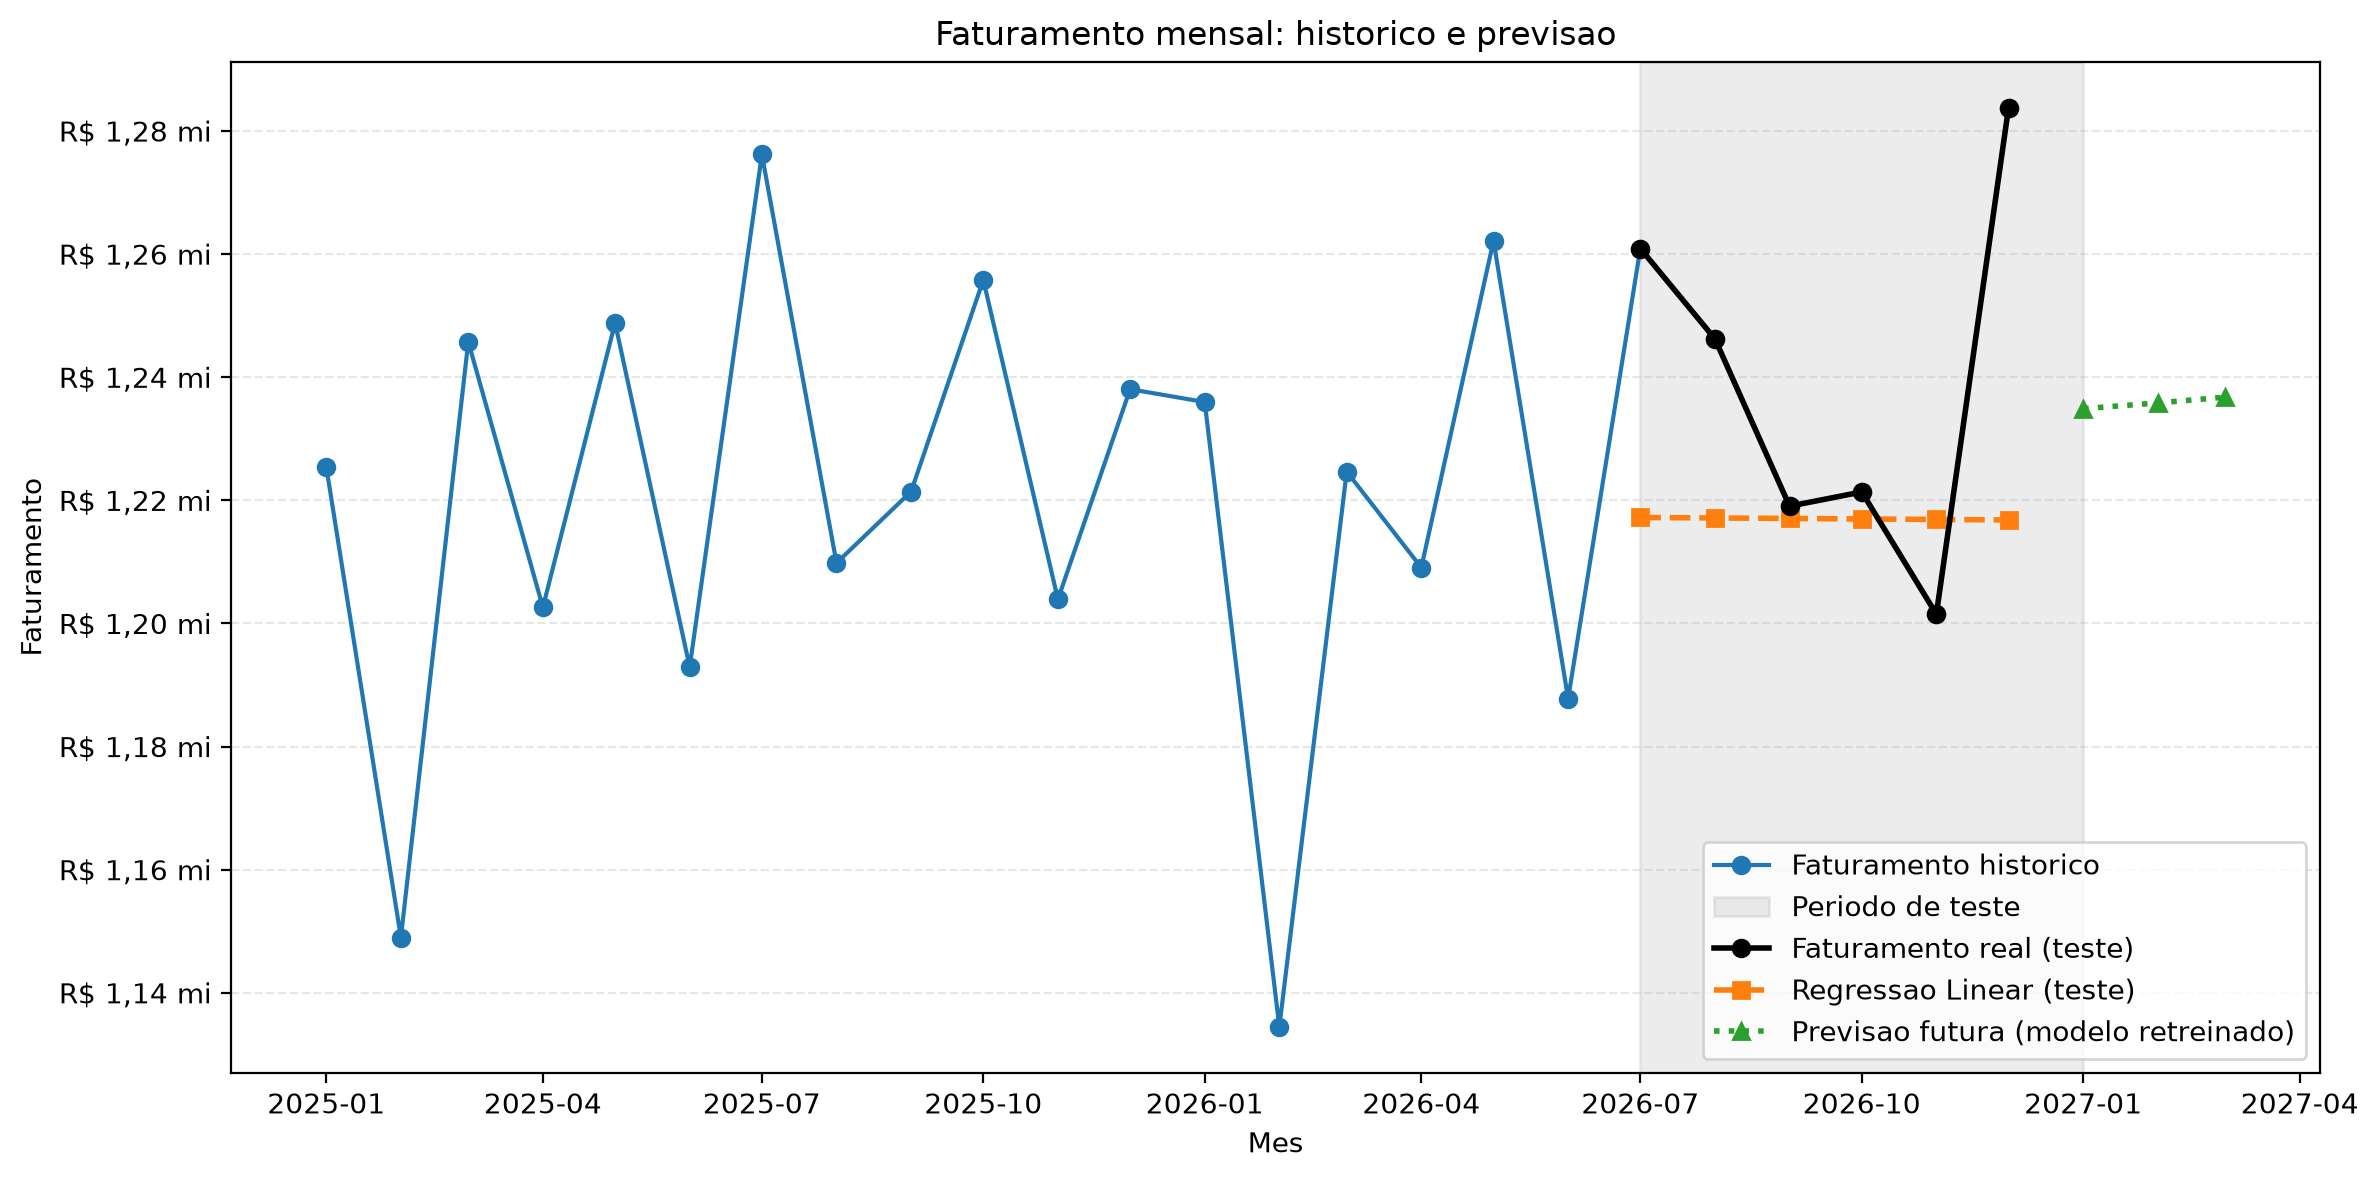

Python code for this plot:


import getpass
from pathlib import Path

import matplotlib.pyplot as plt
import pandas as pd
import psycopg2
from sklearn.linear_model import LinearRegression
from sklearn.metrics import mean_absolute_error, mean_squared_error
from sklearn.pipeline import make_pipeline
from sklearn.preprocessing import StandardScaler


# ============================================================
# CONFIGURACOES
# ============================================================

DB_CONFIG = {
    "host": "localhost",
    "port": 5432,
    "dbname": "analise_vendas",
    "user": "postgres",
}

PASTA_SAIDA = Path(__file__).resolve().parent


# ============================================================
# EXTRACAO DOS DADOS DO POSTGRESQL
# ============================================================

def extrair_faturamento_mensal():
    senha = getpass.getpass("Senha do PostgreSQL: ")

    consulta = """
        SELECT
            DATE_TRUNC('month', p.data_pedido)::date AS mes,
            SUM(
                ip.quantidade * ip.preco_unitario
                * (1 - ip.desconto / 100.0)
            ) AS faturamento
        FROM itens_pedido ip
        JOIN pedidos p
            ON p.id_pedido = ip.id_pedido
        WHERE p.status = 'concluido'
        GROUP BY DATE_TRUNC('month', p.data_pedido)
        ORDER BY mes;
    """

    with psycopg2.connect(
        **DB_CONFIG,
        password=senha
    ) as conexao:
        with conexao.cursor() as cursor:
            cursor.execute(consulta)
            linhas = cursor.fetchall()
            colunas = [item[0] for item in cursor.description]

    df = pd.DataFrame(linhas, columns=colunas)

    if df.empty:
        raise ValueError(
            "A consulta nao retornou dados de faturamento."
        )

    df["mes"] = pd.to_datetime(df["mes"])
    df["faturamento"] = pd.to_numeric(df["faturamento"])

    # Garantir a ordem cronologica e remover indices antigos
    df = df.sort_values("mes").reset_index(drop=True)

    return df


# ============================================================
# TREINAMENTO E AVALIACAO DO MODELO
# ============================================================

def avaliar_modelo(df):
    # Indice temporal: 0, 1, 2, ..., 23
    X = pd.DataFrame({
        "mes_indice": range(len(df))
    })

    y = df["faturamento"]

    # Reservar os ultimos 6 meses para teste
    limite_treino = len(df) - 6

    X_treino = X.iloc[:limite_treino]
    y_treino = y.iloc[:limite_treino]

    X_teste = X.iloc[limite_treino:]
    y_teste = y.iloc[limite_treino:]

    # Modelo de regressao linear
    modelo = make_pipeline(
        StandardScaler(),
        LinearRegression()
    )

    modelo.fit(X_treino, y_treino)

    previsoes_modelo = modelo.predict(X_teste)

    # Modelo de referencia: repetir o ultimo valor do treino
    previsoes_referencia = [
        y_treino.iloc[-1]
    ] * len(y_teste)

    # Comparacao dos valores reais e previstos
    resultados = pd.DataFrame({
        "mes": df["mes"].iloc[limite_treino:].values,
        "real": y_teste.values,
        "regressao_linear": previsoes_modelo,
        "referencia_ultimo_mes": previsoes_referencia,
    })

    # Erros absolutos e percentuais
    resultados["erro_absoluto"] = (
        resultados["real"] - resultados["regressao_linear"]
    ).abs()

    resultados["erro_percentual"] = (
        resultados["erro_absoluto"]
        / resultados["real"].abs().replace(0, float("nan"))
    ) * 100

    # Exibir tabela sem aplicar arredondamento a datas
    print("\n=== COMPARACAO: VALORES REAIS X PREVISTOS ===")

    tabela_resultados = resultados.copy()
    tabela_resultados["mes"] = (
        tabela_resultados["mes"].dt.strftime("%Y-%m-%d")
    )

    colunas_numericas = [
        "real",
        "regressao_linear",
        "referencia_ultimo_mes",
        "erro_absoluto",
        "erro_percentual",
    ]

    tabela_resultados[colunas_numericas] = (
        tabela_resultados[colunas_numericas].round(2)
    )

    print(tabela_resultados.to_string(index=False))

    # Salvar resultados da avaliacao
    arquivo_csv = PASTA_SAIDA / "resultados_avaliacao.csv"

    resultados.to_csv(
        arquivo_csv,
        index=False,
        encoding="utf-8-sig"
    )

    print(f"\nResultados salvos em: {arquivo_csv}")

    # Calcular metricas
    mae_modelo = mean_absolute_error(
        y_teste,
        previsoes_modelo
    )

    rmse_modelo = mean_squared_error(
        y_teste,
        previsoes_modelo
    ) ** 0.5

    mae_referencia = mean_absolute_error(
        y_teste,
        previsoes_referencia
    )

    rmse_referencia = mean_squared_error(
        y_teste,
        previsoes_referencia
    ) ** 0.5

    erro_percentual_medio = (
        resultados["erro_percentual"].mean()
    )

    print("\n=== METRICAS DE AVALIACAO ===")
    print(f"MAE - Regressao linear: R$ {mae_modelo:,.2f}")
    print(f"RMSE - Regressao linear: R$ {rmse_modelo:,.2f}")
    print(f"MAE - Referencia: R$ {mae_referencia:,.2f}")
    print(f"RMSE - Referencia: R$ {rmse_referencia:,.2f}")
    print(
        "Erro percentual absoluto medio: "
        f"{erro_percentual_medio:.2f}%"
    )

    # Comparar o MAE com a referencia
    if mae_referencia > 0:
        melhoria = (
            (mae_referencia - mae_modelo) / mae_referencia
        ) * 100

        print(
            "Reducao do MAE em relacao a referencia: "
            f"{melhoria:.2f}%"
        )

    # Treinar novamente com todos os meses para previsao futura
    modelo_final = make_pipeline(
        StandardScaler(),
        LinearRegression()
    )

    modelo_final.fit(X, y)

    X_futuro = pd.DataFrame({
        "mes_indice": range(len(df), len(df) + 3)
    })

    previsoes_futuras = modelo_final.predict(X_futuro)

    meses_futuros = pd.date_range(
        start=df["mes"].max() + pd.offsets.MonthBegin(1),
        periods=3,
        freq="MS"
    )

    futuro = pd.DataFrame({
        "mes": meses_futuros,
        "faturamento_previsto": previsoes_futuras
    })

    print("\n=== PREVISAO EXPLORATORIA DOS PROXIMOS 3 MESES ===")

    tabela_futuro = futuro.copy()
    tabela_futuro["mes"] = (
        tabela_futuro["mes"].dt.strftime("%Y-%m-%d")
    )
    tabela_futuro["faturamento_previsto"] = (
        tabela_futuro["faturamento_previsto"].round(2)
    )

    print(tabela_futuro.to_string(index=False))

    return resultados, futuro


# ============================================================
# GERACAO DO GRAFICO
# ============================================================


def gerar_grafico(df, resultados, futuro):
    from matplotlib.ticker import FuncFormatter

    arquivo_saida = PASTA_SAIDA / "previsao_faturamento.png"

    fig, ax = plt.subplots(figsize=(12, 6))

    # Faturamento historico completo
    ax.plot(
        df["mes"],
        df["faturamento"],
        marker="o",
        linewidth=1.5,
        label="Faturamento historico",
        zorder=3
    )

    # Periodo reservado para teste
    inicio_teste = resultados["mes"].min()
    fim_teste = resultados["mes"].max()
    fim_faixa = fim_teste + pd.offsets.MonthBegin(1)

    ax.axvspan(
        inicio_teste,
        fim_faixa,
        color="gray",
        alpha=0.15,
        label="Periodo de teste",
        zorder=1
    )

    # Valores reais apenas no periodo de teste
    ax.plot(
        resultados["mes"],
        resultados["real"],
        marker="o",
        linestyle="-",
        linewidth=2,
        color="black",
        label="Faturamento real (teste)",
        zorder=5
    )

    # Previsoes da regressao linear no periodo de teste
    ax.plot(
        resultados["mes"],
        resultados["regressao_linear"],
        marker="s",
        linestyle="--",
        linewidth=2,
        color="tab:orange",
        label="Regressao Linear (teste)",
        zorder=4
    )
    # Previsao futura usando o modelo retreinado com todo o historico
    ax.plot(
        futuro["mes"],
        futuro["faturamento_previsto"],
        marker="^",
        linestyle=":",
        linewidth=2,
        color="tab:green",
        label="Previsao futura (modelo retreinado)",
        zorder=4
    )

    # Formatar o eixo Y em milhoes de reais
    ax.yaxis.set_major_formatter(
        FuncFormatter(
            lambda valor, pos: (
                f"R$ {valor / 1_000_000:.2f} mi"
            ).replace(".", ",")
        )
    )

    ax.set_title("Faturamento mensal: historico e previsao")
    ax.set_xlabel("Mes")
    ax.set_ylabel("Faturamento")
    ax.grid(axis="y", linestyle="--", alpha=0.3)
    ax.legend(loc="best")

    fig.tight_layout()

    fig.savefig(
        arquivo_saida,
        dpi=200,
        bbox_inches="tight"
    )

    print(f"\nGrafico salvo em: {arquivo_saida}")

    plt.show()



# ============================================================
# EXECUCAO PRINCIPAL
# ============================================================

def main():
    try:
        df = extrair_faturamento_mensal()

        if len(df) < 8:
            print(
                "Dados insuficientes: sao necessarios pelo menos "
                "8 meses para esta avaliacao."
            )
            return

        print(f"\nMeses extraidos: {len(df)}")
        print(
            f"Periodo: {df['mes'].min():%Y-%m} "
            f"ate {df['mes'].max():%Y-%m}"
        )

        if len(df) < 12:
            print(
                "Aviso: ha menos de 12 meses de dados. "
                "Os resultados podem ser pouco confiaveis."
            )

        resultados, futuro = avaliar_modelo(df)

        gerar_grafico(
            df,
            resultados,
            futuro
        )

    except (psycopg2.Error, ValueError) as erro:
        print(f"\nErro ao acessar ou processar os dados: {erro}")

    except Exception as erro:
        print(f"\nErro inesperado: {erro}")


if __name__ == "__main__":
    main()
